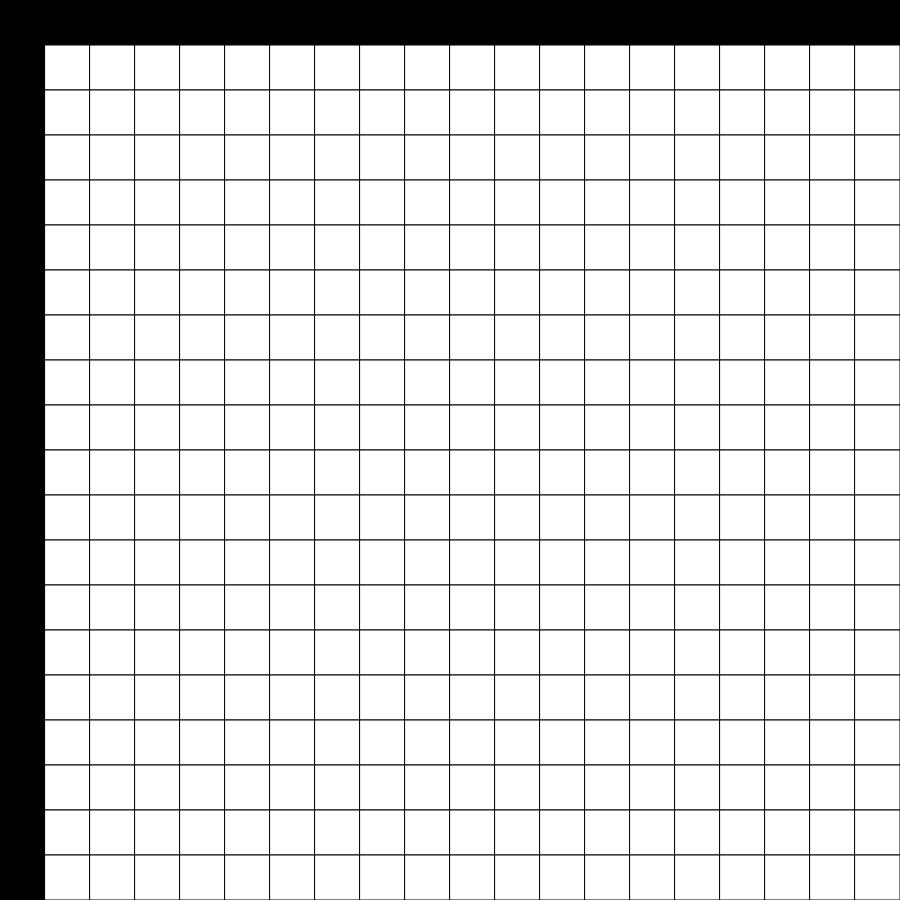
Frame 1 (no input)
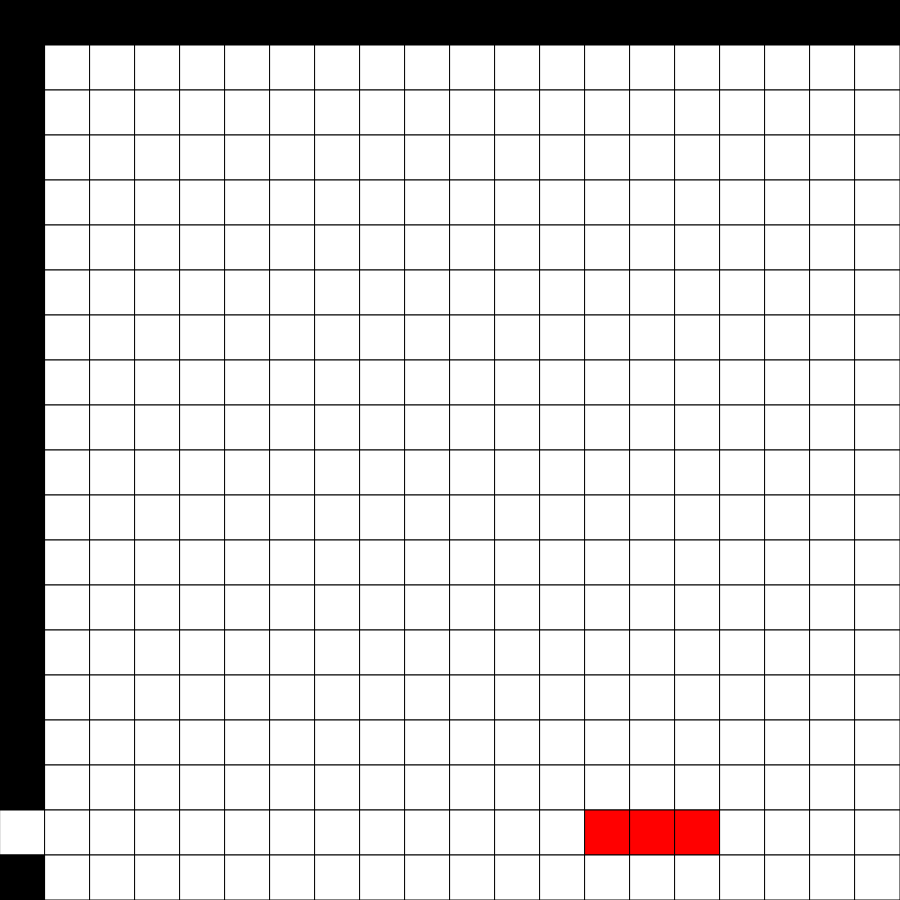
Frame 60 (no input)
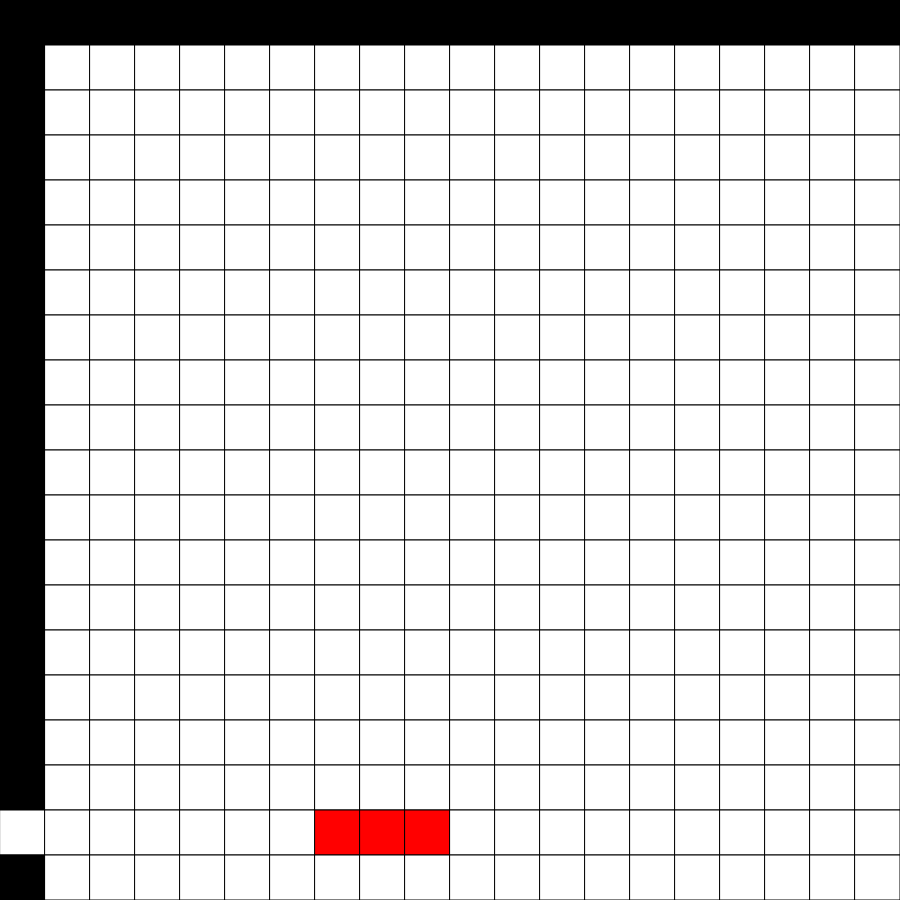
Frame 120 (the mouse pressed at the canvas centre since frame 60)

The p5.js sketch that drew these frames (run headless with seeded random() and noise() and a simulated clock; from frame 60 on, the mouse is pressed at the canvas centre):

// p5.js sketch
// ── sketch.js
// Grid Based Game
let grid, block;
let gridDimensions = 20;
let cellWidth, cellHeight;
let layer = 0;
let dx = 1;
let row = 0;
state = "move";

function setup() {
  if (windowWidth < windowHeight) {
    createCanvas(windowWidth*0.9, windowWidth*0.9);
  }
  else {
    createCanvas(windowHeight*0.9, windowHeight*0.9);
  }
  grid = createBase2DArray(gridDimensions, gridDimensions);
  
  cellWidth = width/gridDimensions;
  cellHeight = height/gridDimensions;

  block = {
    x: 0,
    y: gridDimensions-2,
    speed: 4, //the lower the number, the faster
  };

}

function draw() {
  background(220);
  displayGrid();
    
  if (frameCount % block.speed === 0) {
    moveBlocks(block.x + dx, block.y); 
  }
}

function keyPressed() {
 if (key === "r") {
   placeBlocks();
   block.y -= 1;
   state = "move";
 }
}

function moveBlocks(newX) {
  if (state === "move") {
    if (newX-1 >= 0 && newX+1 < gridDimensions) {
      //set previous location to empty
      grid[block.y][block.x-1] = 0; //back block
      grid[block.y][block.x] = 0; //middle block
      grid[block.y][block.x+1] = 0; //front block
  
      block.x = newX;
  
      //fill in new location spot
      grid[block.y][block.x-1] = 9; //back block
      grid[block.y][block.x] = 9; //middle block
      grid[block.y][block.x+1] = 9; //front block
    }
    else {
      dx = -dx;
    }
  }
}

function placeBlocks() {
  state = "placing";
  for (let i = -1; i <= 1; i++) { 
    // if (grid[this.y - 1][this.x + i] === 1) { // if true, places block down
    grid[block.y][block.x + i] = 1; 
    // }
    // else if (grid[this.y][this.x + i] === 0) { // if it's an empty space, removes a block from platform
    //   removedBlocks++; 
    // }
  }
}


function displayGrid() {
  for (let y=0; y<gridDimensions; y++) {
    for (let x=0; x<gridDimensions; x++) {
      if (grid[y][x] === 0) {
        fill("white");
      }
      else if (grid[y][x] === 1) {
        fill("black");
      }
      else if (grid[y][x] === 9) {
        fill("red");
      }
      rect(x*cellWidth, y*cellHeight, cellWidth, cellHeight);
    }
  }
}

function createBase2DArray(rows, cols) {
  let grid = [];
  for (let y=0; y<rows; y++) {
    grid.push([]);
    for (let x=0; x<cols; x++) {
      if (x === 0 || x === gridDimensions || y === 0 || y === gridDimensions) {
        grid[y].push(1);
      }
      else {
        grid[y].push(0);
      }
    }
  }
  return grid;
}
